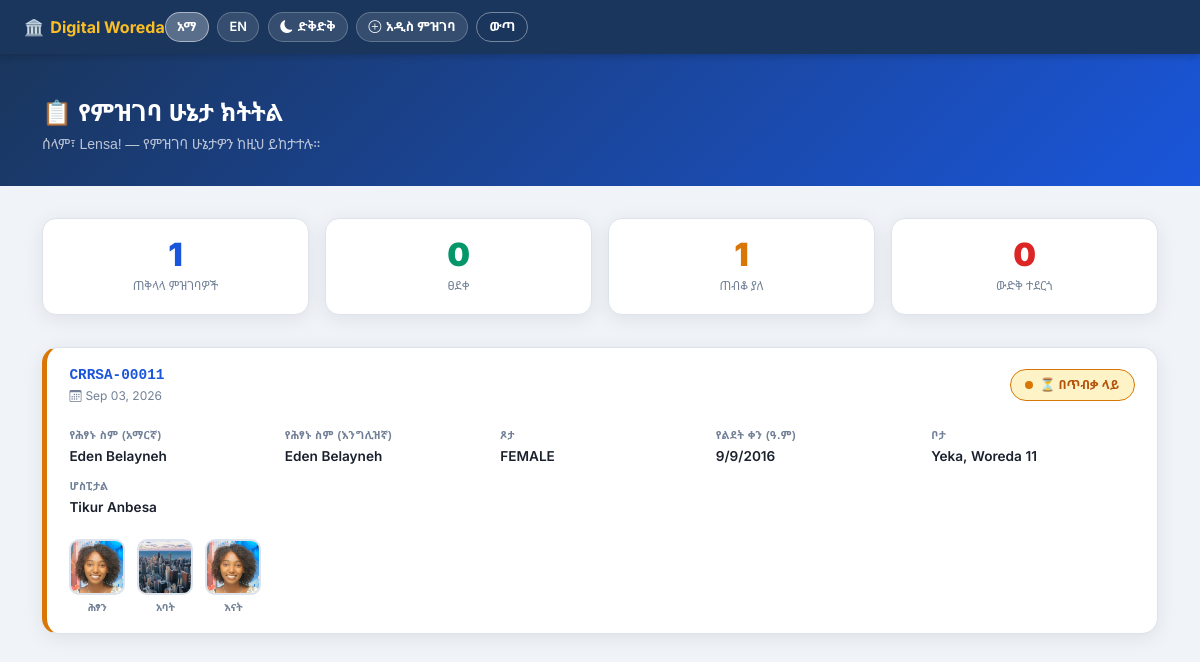
Screenshot of /my-registrations/ (signed in) with the database file from the repository.
### core/models.py (models this page shows, shortened)
class BirthRegistration(models.Model):
    class Status(models.TextChoices):
        PENDING = 'PENDING', 'Pending / ተጠባባቂ'
        APPROVED = 'APPROVED', 'Approved / የፀደቀ'
        REJECTED = 'REJECTED', 'Rejected / የተከለከለ'
    class Sex(models.TextChoices):
        MALE = 'MALE', 'Male / ወንድ'
        FEMALE = 'FEMALE', 'Female / ሴት'
    child_full_name_amharic = models.CharField(max_length=200, verbose_name="Child Name (Amharic)")
    child_full_name_english = models.CharField(max_length=200, verbose_name="Child Name (English)")
    sex = models.CharField(
        max_length=10,
        choices=Sex.choices,
        verbose_name="Sex"
    )
    birth_day = models.IntegerField(
        validators=[MinValueValidator(1), MaxValueValidator(30)],
        verbose_name="Birth Day"
    )
    birth_month = models.IntegerField(
        validators=[MinValueValidator(1), MaxValueValidator(13)],
        verbose_name="Birth Month (EC)"
    )
    birth_year_ec = models.IntegerField(verbose_name="Birth Year (EC)")
    birth_year_gc = models.IntegerField(verbose_name="Birth Year (GC)")
    subcity = models.CharField(max_length=100, db_index=True, verbose_name="Subcity")
    woreda = models.CharField(max_length=50, verbose_name="Woreda")
    hospital_org_name = models.CharField(max_length=200, verbose_name="Hospital/Organization")
    father_name_amharic = models.CharField(max_length=200, verbose_name="Father Name (Amharic)")
    father_name_english = models.CharField(max_length=200, verbose_name="Father Name (English)")
    mother_name_amharic = models.CharField(max_length=200, verbose_name="Mother Name (Amharic)")
    mother_name_english = models.CharField(max_length=200, verbose_name="Mother Name (English)")
    applicant_name_amharic = models.CharField(max_length=200, blank=True, null=True, verbose_name="Applicant Name (Amharic)")
    applicant_name_english = models.CharField(max_length=200, blank=True, null=True, verbose_name="Applicant Name (English)")
    applicant_relation = models.CharField(max_length=100, blank=True, null=True, verbose_name="Applicant Relation")
    applicant_age = models.IntegerField(
        blank=True,
        null=True,
        validators=[MinValueValidator(18), MaxValueValidator(120)],
        verbose_name="Applicant Age"
    )
    applicant_phone = models.CharField(max_length=20, blank=True, null=True, verbose_name="Applicant Phone")
    child_photo = models.ImageField(upload_to='photos/children/%Y/%m/', blank=True, null=True)
    father_photo = models.ImageField(upload_to='photos/fathers/%Y/%m/', blank=True, null=True)
    mother_photo = models.ImageField(upload_to='photos/mothers/%Y/%m/', blank=True, null=True)
    hospital_document = models.FileField(upload_to='documents/hospitals/%Y/%m/', blank=True, null=True)
    status = models.CharField(
        max_length=20,
        choices=Status.choices,
        default=Status.PENDING,
        db_index=True,
        verbose_name="Registration Status"
    )
    rejection_reason = models.TextField(
        blank=True,
        null=True,
        verbose_name="Rejection Reason",
        help_text="Detailed explanation provided to the applicant if status is REJECTED."
    )
    submitted_by = models.ForeignKey(
        User,
        on_delete=models.SET_NULL,
        null=True, blank=True,
        related_name='registrations',
        verbose_name="Submitted By",
    )
    created_at = models.DateTimeField(auto_now_add=True, db_index=True)
    updated_at = models.DateTimeField(auto_now=True)
    class Meta:
        verbose_name = "Birth Registration"
        verbose_name_plural = "Birth Registrations"
        ordering = ['-created_at']
        indexes = [
            models.Index(fields=['status', '-created_at']),
            models.Index(fields=['subcity', 'woreda']),
        ]

### core/views.py (the view)
# urls.py: path('my-registrations/', views.my_registrations, name='my_registrations'),
@login_required(login_url='/login/')
def my_registrations(request):
    if _is_admin(request.user):
        logout(request)
        messages.error(request, 'Please log in with a regular user account.')
        return redirect('login')
    registrations = BirthRegistration.objects.filter(
        submitted_by=request.user
    ).order_by('-created_at')
    reg_list       = list(registrations)
    total_count    = len(reg_list)
    approved_count = sum(1 for r in reg_list if r.status == 'APPROVED')
    pending_count  = sum(1 for r in reg_list if r.status == 'PENDING')
    rejected_count = sum(1 for r in reg_list if r.status == 'REJECTED')
    return render(request, 'my_registrations.html', {
        'registrations':   reg_list,
        'user_phone':      getattr(getattr(request.user, 'profile', None), 'phone', None),
        'total_count':     total_count,
        'approved_count':  approved_count,
        'pending_count':   pending_count,
        'rejected_count':  rejected_count,
    })

### core/views.py (called while the page is built)
def _is_admin(user):
    return (
        user.is_authenticated
        and user.is_staff
        and hasattr(user, 'profile')
        and user.profile.role == UserProfile.Role.ADMIN
    )

### core/templates/my_registrations.html (shortened to what this page needs)
<!DOCTYPE html>
<html lang="am" data-theme="light" data-lang="am">
<head>
<link href="https://cdn.jsdelivr.net/npm/bootstrap@5.3.0/dist/css/bootstrap.min.css" rel="stylesheet">
<link href="https://cdn.jsdelivr.net/npm/bootstrap-icons@1.11.0/font/bootstrap-icons.css" rel="stylesheet">
</head>
<body>
<nav class="nav">
  <div class="nav-inner">
    <a href="{% url 'home' %}" class="nav-brand">🏛️ <span>Digital Woreda</span></a>
    <div class="nav-right">
      <button class="pill lang-active" id="btnAm" onclick="setLang('am')">አማ</button>
      <button class="pill" id="btnEn" onclick="setLang('en')">EN</button>
      <button class="pill" onclick="toggleTheme()">
        <i class="bi bi-moon-fill" id="themeIco"></i>
        <span id="themeLabel" class="txt-am am">ድቅድቅ</span>
      </button>
      <a href="{% url 'index' %}" class="pill">
        <i class="bi bi-plus-circle"></i>
        <span class="txt-am am">አዲስ ምዝገባ</span>
      </a>
      <a href="{% url 'logout' %}" class="pill-outline">
        <span class="txt-am am">ውጣ</span>
      </a>
    </div>
  </div>
</nav>
<div class="page-header">
  <div class="container">
    <div class="page-header-title txt-am am">📋 የምዝገባ ሁኔታ ክትትል</div>
    <div class="page-header-sub txt-am am">
      ሰላም፣ {{ request.user.first_name|default:request.user.email }}! — የምዝገባ ሁኔታዎን ከዚህ ይከታተሉ።
    </div>
  </div>
</div>
<div class="container pb-5">
  {% if registrations %}
  <div class="summary-strip">
    <div class="summary-card s-total">
      <span class="summary-num" style="color:#1a56db">{{ total_count }}</span>
      <span class="summary-label txt-am am">ጠቅላላ ምዝገባዎች</span>
    </div>
    <div class="summary-card">
      <span class="summary-num" style="color:#059669">{{ approved_count }}</span>
      <span class="summary-label txt-am am">ፀደቀ</span>
    </div>
    <div class="summary-card">
      <span class="summary-num" style="color:#d97706">{{ pending_count }}</span>
      <span class="summary-label txt-am am">ጠብቆ ያለ</span>
    </div>
    <div class="summary-card">
      <span class="summary-num" style="color:#dc2626">{{ rejected_count }}</span>
      <span class="summary-label txt-am am">ውድቅ ተደርጎ</span>
    </div>
  </div>
  {% endif %}
  {% if registrations %}
    {% for reg in registrations %}
    {% with status=reg.status|lower %}
    <div class="reg-card {{ status }}">
      <div class="reg-card-header">
        <div>
          <div class="reg-id">CRRSA-{{ reg.pk|stringformat:"05d" }}</div>
          <div class="reg-date">
            <i class="bi bi-calendar3 me-1"></i>{{ reg.created_at|date:"M d, Y" }}
          </div>
        </div>
        {% if reg.status == 'APPROVED' %}
          <span class="status-badge approved">
            <span class="status-dot"></span>
            <span class="txt-am am">✓ ፀደቀ</span>
            <span class="txt-en">✓ Approved</span>
          </span>
        {% elif reg.status == 'PENDING' %}
          <span class="status-badge pending">
            <span class="status-dot"></span>
            <span class="txt-am am">⏳ በጥብቃ ላይ</span>
          </span>
        {% elif reg.status == 'REJECTED' %}
          <span class="status-badge rejected">
            <span class="status-dot"></span>
            <span class="txt-am am">✗ ውድቅ ተደርጎ</span>
            <span class="txt-en">✗ Rejected</span>
          </span>
        {% endif %}
      </div>
      <div class="reg-body">
        <div class="reg-field">
          <span class="reg-field-label txt-am am">የሕፃኑ ስም (አማርኛ)</span>
          <span class="reg-field-value">{{ reg.child_full_name_amharic }}</span>
        </div>
        <div class="reg-field">
          <span class="reg-field-label txt-am am">የሕፃኑ ስም (እንግሊዝኛ)</span>
          <span class="reg-field-value">{{ reg.child_full_name_english }}</span>
        </div>
        <div class="reg-field">
          <span class="reg-field-label txt-am am">ጾታ</span>
          <span class="reg-field-value">{{ reg.sex }}</span>
        </div>
        <div class="reg-field">
          <span class="reg-field-label txt-am am">የልደት ቀን (ዓ.ም)</span>
          <span class="reg-field-value">{{ reg.birth_day }}/{{ reg.birth_month }}/{{ reg.birth_year_ec }}</span>
        </div>
        <div class="reg-field">
          <span class="reg-field-label txt-am am">ቦታ</span>
          <span class="reg-field-value">{{ reg.subcity }}, Woreda {{ reg.woreda }}</span>
        </div>
        <div class="reg-field">
          <span class="reg-field-label txt-am am">ሆስፒታል</span>
          <span class="reg-field-value">{{ reg.hospital_org_name }}</span>
        </div>
      </div>
      {% if reg.child_photo or reg.father_photo or reg.mother_photo %}
      <div class="photo-strip">
        {% if reg.child_photo %}
        <div class="photo-item">
          <img src="{{ reg.child_photo.url }}" alt="Child">
          <span class="photo-item-label txt-am am">ሕፃን</span>
        </div>
        {% endif %}
        {% if reg.father_photo %}
        <div class="photo-item">
          <img src="{{ reg.father_photo.url }}" alt="Father">
          <span class="photo-item-label txt-am am">አባት</span>
        </div>
        {% endif %}
        {% if reg.mother_photo %}
        <div class="photo-item">
          <img src="{{ reg.mother_photo.url }}" alt="Mother">
          <span class="photo-item-label txt-am am">እናት</span>
        </div>
        {% endif %}
      </div>
      {% endif %}
    </div>
    {% endwith %}
    {% endfor %}
  {% endif %}
</div>
</body>
</html>

### core/templates/my_registrations.html (style rules this page uses)
:root { --bg:#f0f4f9; --card:#fff; --navbar:#1a365d; --text:#1a202c; --sub:#4a5568; --muted:#718096; --border:#dde3ed; --inp:#f8fafc; --accent:#1a56db; --shadow:0 4px 20px rgba(0,0,0,.08); }
* { box-sizing:border-box;margin:0;padding:0 }
html { scroll-behavior:smooth }
body { font-family:'Inter','Noto Sans Ethiopic',sans-serif;background:var(--bg);color:var(--text);min-height:100vh;transition:background .3s,color .3s }
.am { font-family:'Noto Sans Ethiopic',sans-serif }
.txt-am { display:block }
span.txt-am { display:inline }
.nav { background:var(--navbar);padding:.75rem 0;box-shadow:0 2px 8px rgba(0,0,0,.2);position:sticky;top:0;z-index:100 }
.nav-inner { display:flex;align-items:center;padding:0 1.5rem }
.nav-brand { font-size:1rem;font-weight:700;color:#fff;text-decoration:none;display:flex;align-items:center;gap:.4rem }
.nav-brand span { color:#fbbf24 }
.nav-right { margin-left:auto;display:flex;align-items:center;gap:.55rem }
.pill { background:rgba(255,255,255,.12);border:1px solid rgba(255,255,255,.22);border-radius:50px;padding:.28rem .7rem;color:#fff;cursor:pointer;font-size:.8rem;font-weight:600;display:inline-flex;align-items:center;gap:.3rem;text-decoration:none;transition:background .18s;white-space:nowrap }
.pill.lang-active { background:rgba(255,255,255,.28);border-color:rgba(255,255,255,.5) }
.pill-outline { background:transparent;border:1.5px solid rgba(255,255,255,.4);border-radius:50px;padding:.28rem .75rem;color:#fff;text-decoration:none;font-size:.8rem;font-weight:600;transition:background .18s }
.page-header { background:linear-gradient(135deg,#1a365d,#1a56db);padding:2.5rem 0 2rem;margin-bottom:2rem }
.page-header-title { font-family:'Noto Sans Ethiopic',sans-serif;font-size:1.5rem;font-weight:800;color:#fff;margin-bottom:.2rem }
.page-header-sub { font-size:.88rem;color:rgba(255,255,255,.7) }
.summary-strip { display:flex;gap:1rem;flex-wrap:wrap;margin-bottom:2rem }
.summary-card { flex:1;min-width:130px;background:var(--card);border:1.5px solid var(--border);border-radius:14px;padding:1.1rem 1.25rem;text-align:center;transition:background .3s,border-color .3s;box-shadow:var(--shadow) }
.summary-num { font-size:2rem;font-weight:900;display:block;line-height:1.1 }
.summary-label { font-size:.75rem;color:var(--muted);margin-top:.15rem;font-family:'Noto Sans Ethiopic',sans-serif }
.s-total .summary-num { color:#1a56db }
.reg-card { background:var(--card);border:1.5px solid var(--border);border-radius:16px;margin-bottom:1.25rem;overflow:hidden;box-shadow:var(--shadow);transition:background .3s,border-color .3s,box-shadow .25s }
.reg-card.pending { border-left:5px solid #d97706 }
.reg-card-header { display:flex;align-items:center;justify-content:space-between;flex-wrap:wrap;gap:.75rem;padding:1.1rem 1.4rem .9rem }
.reg-id { font-family:monospace;font-size:.9rem;font-weight:800;color:var(--accent) }
.reg-date { font-size:.75rem;color:var(--muted) }
.status-badge { display:inline-flex;align-items:center;gap:.4rem;padding:.35rem .9rem;border-radius:50px;font-size:.78rem;font-weight:700;border:1.5px solid }
.status-badge.pending { background:#fef3c7;color:#b45309;border-color:#d97706 }
.status-dot { width:8px;height:8px;border-radius:50%;display:inline-block;animation:dotPulse 2s ease-in-out infinite }
.pending .status-dot { background:#d97706 }
.reg-body { padding:.5rem 1.4rem 1.1rem;display:grid;grid-template-columns:repeat(auto-fill,minmax(180px,1fr));gap:.75rem }
.reg-field { display:flex;flex-direction:column;gap:.15rem }
.reg-field-label { font-size:.68rem;font-weight:600;color:var(--muted);text-transform:uppercase;letter-spacing:.05em }
.reg-field-value { font-size:.85rem;font-weight:600;color:var(--text);font-family:'Noto Sans Ethiopic','Inter',sans-serif }
.photo-strip { display:flex;gap:.75rem;padding:.25rem 1.4rem 1.1rem;flex-wrap:wrap }
.photo-item { display:flex;flex-direction:column;align-items:center;gap:.3rem }
.photo-item img { width:56px;height:56px;border-radius:10px;object-fit:cover;border:2px solid var(--border) }
.photo-item-label { font-size:.65rem;color:var(--muted);font-weight:600;text-transform:uppercase }

### rows the page displays
BirthRegistration: pk "00011", created_at "Sep 03, 2026", status "PENDING" (drawn), child_full_name_amharic "Eden Belayneh", child_full_name_english "Eden Belayneh", sex "FEMALE", birth_day "9", birth_month "9", birth_year_ec "2016", subcity "Yeka", woreda "11", hospital_org_name "Tikur Anbesa", child_photo (picture), father_photo (picture), mother_photo (picture)

### other values shown
{{ request.user.first_name|default:request.user.email }} "Lensa"
{{ total_count }} "1"
{{ approved_count }} "0"
{{ pending_count }} "1"
{{ rejected_count }} "0"
